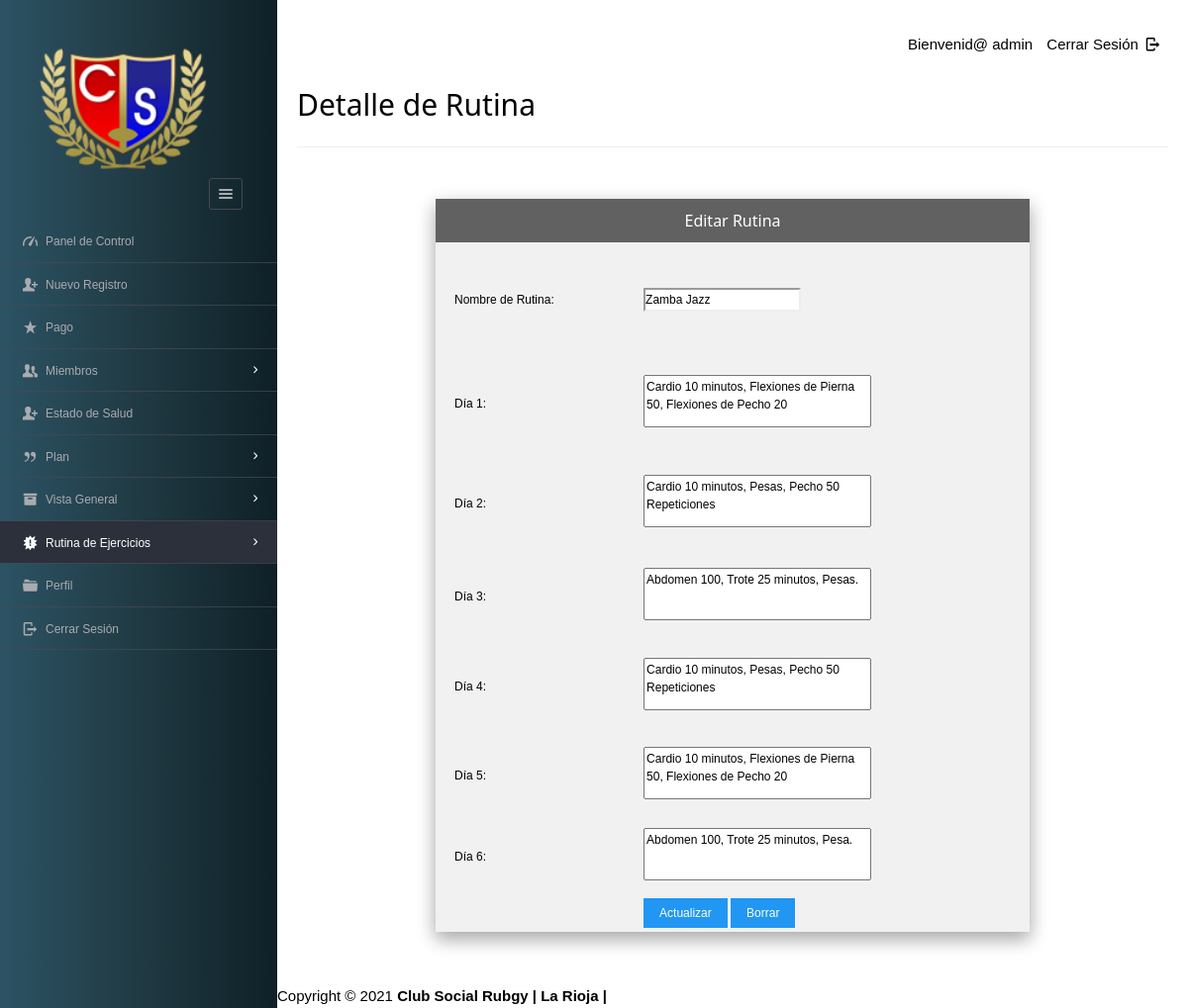
/dashboard/admin/editdetailroutine.php?id=1 (signed in), run on the app's committed database.
### tables this page shows
CREATE TABLE IF NOT EXISTS `timetable` (
  `tid` int(12) NOT NULL AUTO_INCREMENT,
  `tname` varchar(45) DEFAULT NULL,
  `day1` varchar(200) DEFAULT NULL,
  `day2` varchar(200) DEFAULT NULL,
  `day3` varchar(200) DEFAULT NULL,
  `day4` varchar(200) DEFAULT NULL,
  `day5` varchar(200) DEFAULT NULL,
  `day6` varchar(200) DEFAULT NULL,
  PRIMARY KEY (`tid`) USING BTREE
);

### dashboard/admin/editdetailroutine.php (the view, shortened to what this page needs)
<?php
require '../../include/db_conn.php';
?>
<!DOCTYPE html>
<html lang="en">
<head>
    <link rel="stylesheet" href="../../css/style.css"  id="style-resource-5">
    <link rel="stylesheet" href="../../css/dashMain.css">
    <link rel="stylesheet" type="text/css" href="../../css/entypo.css">
	<link href="a1style.css" rel="stylesheet" type="text/css">
</head>
     <body class="page-body  page-fade" onload="collapseSidebar()">
    	<div class="page-container sidebar-collapsed" id="navbarcollapse">
		<div class="sidebar-menu">
			<header class="logo-env">
			<div class="logo">
			<a href="index.php">
					<img src="../../images/logo.png" alt="" width="192" height="80" />
				</a>
			</div>
					<div class="sidebar-collapse" onclick="collapseSidebar()">
				<a href="#" class="sidebar-collapse-icon with-animation">
					<i class="entypo-menu"></i>
				</a>
			</div>
			</header>
    		<?php include('nav.php'); ?>
    	</div>
    		<div class="main-content">
				<div class="row">
					<div class="col-md-6 col-sm-8 clearfix">
					</div>
					<div class="col-md-6 col-sm-4 clearfix hidden-xs">
						<ul class="list-inline links-list pull-right">
							<li>Bienvenid@ <?php echo $_SESSION['full_name']; ?>
							</li>
							<li>
								<a href="logout.php">
									Cerrar Sesión <i class="entypo-logout right"></i>
								</a>
							</li>
						</ul>
					</div>
				</div>
				<h2>Detalle de Rutina</h2>
				<hr/>
		<?php
		$id=$_GET['id'];
		$sql="Select * from timetable t Where t.tid=$id";
		$res=mysqli_query($con, $sql);
					 if($res){
						      	$row=mysqli_fetch_array($res,MYSQLI_ASSOC);
						      }
		?>
			<div class="a1-container a1-small a1-padding-32" style="margin-top:2px; margin-bottom:2px;">
        <div class="a1-card-8 a1-light-gray" style="width:600px; margin:0 auto;">
		<div class="a1-container a1-dark-gray a1-center">
        	<h6>Editar Rutina</h6>
        </div>
       <form id="form1" name="form1" method="post" class="a1-container" action="updateroutine.php">
		<table width="619" height="673" border="0" align="center">
			<tr>
				<td><input type="hidden" name='tid' value='<?php echo $id?>'></td>
			</tr>
  <tr>
  	<td width='186' height='103'>Nombre de Rutina:</td>
    <td height="87" colspan="2"><input type="text" name='routinename' value='<?php echo $row['tname'] ?>'></td>
    </tr>
  <tr>
    <td width="186" height="103">Día 1:</td>
    <td width="417"><textarea style="resize:none; margin: 0px; width: 230px; height: 53px;" name="day1" id="boxxe" ><?php echo $row['day1'] ?></textarea></td>
  </tr>
  <tr>
    <td height="96">Día 2:</td>
    <td><textarea style="resize:none; margin: 0px; width: 230px; height: 53px;" name="day2" id="boxxe" ><?php echo $row['day2'] ?></textarea></td>
  </tr>
  <tr>
    <td height="87">Día 3:</td>
    <td><textarea style="resize:none; margin: 0px; width: 230px; height: 53px;"  name="day3" id="boxxe" ><?php echo $row['day3'] ?></textarea></td>
  </tr>
  <tr>
    <td height="92">Día 4:</td>
    <td><textarea style="resize:none; margin: 0px; width: 230px; height: 53px;"  name="day4" id="boxxe" ><?php echo $row['day4'] ?></textarea></td>
  </tr>
  <tr>
    <td height="84">Día 5:</td>
    <td><textarea style="resize:none; margin: 0px; width: 230px; height: 53px;"  name="day5" id="boxxe" ><?php echo $row['day5'] ?></textarea></td>
  </tr>
  <tr>
    <td height="75">Día 6:</td>
    <td><textarea style="resize:none; margin: 0px; width: 230px; height: 53px;"  name="day6" id="boxxe" ><?php echo $row['day6'] ?></textarea></td>
  </tr>
  <tr>
               <td height="35">&nbsp;</td>
               <td height="35">
			  <input class="a1-btn a1-blue" type="submit" name="submit" id="submit" value="Actualizar">
                 <input class="a1-btn a1-blue" type="reset" name="reset" id="reset" value="Borrar"></td>
             </tr>
        </table>
    </form></div>
    </div>
    	</div>
    </body>
	<?php include('footer.php'); ?>
</html>

### css/style.css (style rules this page uses)
html { font-size: 62.5%; font-family: sans-serif; }
div { display: block; }
body { font-family: "Noto Sans", sans-serif, "Helvetica Neue", Helvetica, Arial, sans-serif; font-size: 12px; line-height: 1.428571429; display: block; margin: 0; }
*, *:before, *:after { box-sizing: border-box; }
a { text-decoration: none; background: transparent; }
img { vertical-align: middle; }
img { border: 0; }
.logo img { width: 220px; height: 200px; }
input, button, select, textarea { font-family: inherit; font-size: inherit; line-height: inherit; }
button, input { line-height: normal; }
button, input, select, textarea { font-family: inherit; font-size: 100%; margin: 0; }
input:not([type]), input[type="email" i], input[type="number" i], input[type="password" i], input[type="tel" i], input[type="url" i], input[type="text" i] { padding: 1px 0px; }
input { background-color: white; cursor: text; padding: 1px; border-width: 2px; border-style: inset; border-color: initial; border-image: initial; }
input, textarea, select, button { text-rendering: auto; color: initial; letter-spacing: normal; word-spacing: normal; text-transform: none; text-indent: 0px; text-shadow: none; display: inline-block; text-align: start; margin: 0em; font: 400 13.3333px Arial; }
button, html input[type="button"], input[type="reset"], input[type="submit"] { cursor: pointer; }
a { color: #373e4a; text-decoration: none; }
a { background: transparent; }
a { color: #373e4a; }
.page-container { position: relative; padding-left: 280px; }
.page-container .sidebar-menu { position: absolute; width: 280px; top: 0; left: 0; bottom: 0; background: #0F2027; background: -webkit-linear-gradient(to right, #2C5364, #203A43, #0F2027); background: linear-gradient(to right, #2C5364, #203A43, #0F2027); color: #aaabae; z-index: 1; min-height: 796px; box-sizing: border-box; }
.page-container .sidebar-menu .logo-env { width: 100%; padding: 35px; padding-bottom: 10px; box-sizing: border-box; }
.page-container .sidebar-menu .logo-env:before, .page-container .sidebar-menu .logo-env:after { content: " "; display: table; }
.page-container .sidebar-menu .logo-env > div { display: block; vertical-align: middle; white-space: nowrap; float: left; }
.page-container .sidebar-menu .logo-env > div > a { display: inline-block; color: #aaabae; }
.page-container .sidebar-menu .logo-env > div.sidebar-collapse, .page-container .sidebar-menu .logo-env > div.sidebar-mobile-menu { position: relative; float: right; }
.page-container .sidebar-menu .logo-env > div.sidebar-collapse a, .page-container .sidebar-menu .logo-env > div.sidebar-mobile-menu a { display: inline-block; border: 1px solid #454a54; text-align: center; padding: 0; line-height: 1; font-size: 20px; font-weight: 300; padding: 5px 2px; background-clip: padding-box; border-radius: 3px; transition: all 200ms ease-in-out; }
.page-container .sidebar-menu .logo-env .logo img { width: 180px; height: 150px; }
.page-container .sidebar-menu .logo-env:after { clear: both; }
ul, ol { margin-top: 0; margin-bottom: 8.5px; }
ul, menu, dir { display: block; list-style-type: disc; }
li { display: list-item; }
i, cite, em, var, address, dfn { font-style: italic; }

### css/entypo.css (style rules this page uses)
[class^="entypo-"]:before, [class*=" entypo-"]:before { font-family: "entypo"; font-style: normal; font-weight: normal; speak: none; display: inline-block; text-decoration: inherit; width: 1em; margin-right: .2em; text-align: center; font-variant: normal; text-transform: none; line-height: 1em; margin-left: .2em; }
.entypo-menu:before { content: '\e811'; }
.entypo-logout:before { content: '\e85d'; }

### data on the page
timetable: routinename "Zamba Jazz", day1 "Cardio 10 minutos, Flexiones de Pierna 50, Flexiones de Pecho 20", day2 "Cardio 10 minutos, Pesas, Pecho 50 Repeticiones", day3 "Abdomen 100, Trote 25 minutos, Pesas.", day4 "Cardio 10 minutos, Pesas, Pecho 50 Repeticiones", day5 "Cardio 10 minutos, Flexiones de Pierna 50, Flexiones de Pecho 20", day6 "Abdomen 100, Trote 25 minutos, Pesa."

### other printed values
$_SESSION['full_name'] "admin"
